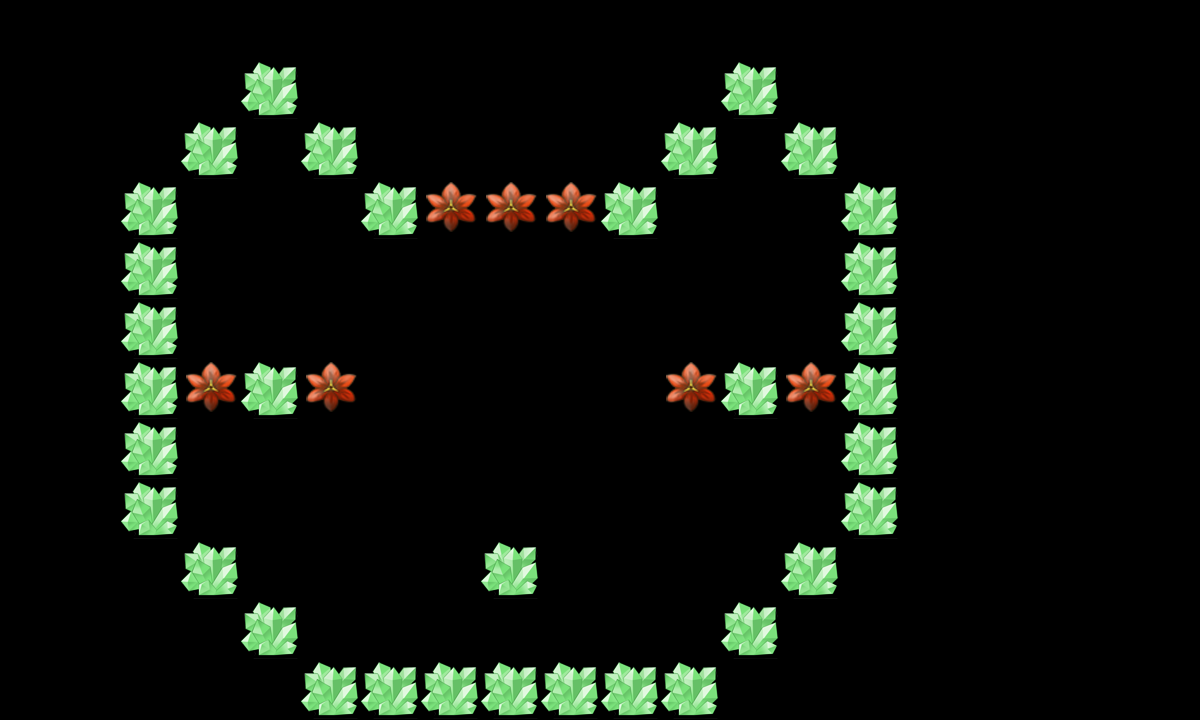

Below is a game level as drawn by its tile map, then a one-line description and the .tmx that defines it (tile-layer data replaced by summaries):
An orthogonal 20x12 tile map with 60x60 px tiles, 2 tile layers (canDes, cannotDes) and 24 objects (2x p4, re1, re2, tankpoint, re3, ...).

<map version="1.0" orientation="orthogonal" width="20" height="12" tilewidth="60" tileheight="60">
 <tileset firstgid="1" name="tmw_desert_spacing" tilewidth="60" tileheight="60">
  <image source="tmw_desert_spacing.png" width="480" height="300" />
  <tile id="30">
   <properties>
    <property name="canDes" value="1" />
   </properties>
  </tile>
 </tileset>
 <layer name="canDes" width="20" height="12">
  <data>[240 cells, 7 non-empty, 1 distinct tile ids]</data>
 </layer>
 <layer name="cannotDes" width="20" height="12">
  <data>[240 cells, 34 non-empty, 1 distinct tile ids]</data>
 </layer>
 <objectgroup name="spawnPoints" width="20" height="12">
  <object name="re1" x="397" y="117" width="60" height="60" />
  <object name="re2" x="688" y="296" width="60" height="60" />
  <object name="tankpoint" x="561" y="496" width="60" height="60" />
  <object name="re3" x="754" y="179" width="60" height="60" />
  <object name="re4" x="200" y="275" width="60" height="60" />
  <object name="re5" x="567" y="115" width="60" height="60" />
  <object name="re6" x="337" y="472" width="57" height="57" />
 </objectgroup>
 <objectgroup name="roadPoints" width="20" height="12" visible="0">
  <object name="p1" x="120" y="600" width="60" height="60" />
  <object name="p2" x="360" y="600" width="60" height="60" />
  <object name="p3" x="360" y="120" width="60" height="60" />
  <object name="p4" x="720" y="120" width="60" height="60" />
  <object name="p4" x="720" y="120" width="60" height="60" />
  <object name="p5" x="720" y="600" width="60" height="60" />
  <object name="p6" x="960" y="600" width="60" height="60" />
  <object name="p7" x="960" y="60" width="60" height="60" />
  <object name="p8" x="1080" y="60" width="60" height="60" />
 </objectgroup>
 <objectgroup name="bossPoint" width="20" height="12" visible="0">
  <object name="boss1" x="600" y="60" width="60" height="60" />
 </objectgroup>
 <objectgroup name="buildingPoint" width="20" height="12" visible="0">
  <object name="building1" x="600" y="300" width="60" height="60" />
 </objectgroup>
 <objectgroup name="endPoint" width="20" height="12">
  <object name="endpoint" x="481" y="382" width="60" height="60" />
 </objectgroup>
 <objectgroup name="morePoint" width="20" height="12">
  <object name="morepoint" x="214" y="178" width="60" height="60" />
 </objectgroup>
 <objectgroup name="minePoint" width="20" height="12">
  <object name="mine1" x="548" y="266" width="60" height="60" />
  <object name="mine2" x="385" y="591" width="60" height="60" />
  <object name="mine3" x="422" y="265" width="60" height="60" />
  <object name="mine4" x="636" y="590" width="60" height="60" />
 </objectgroup>
</map>
